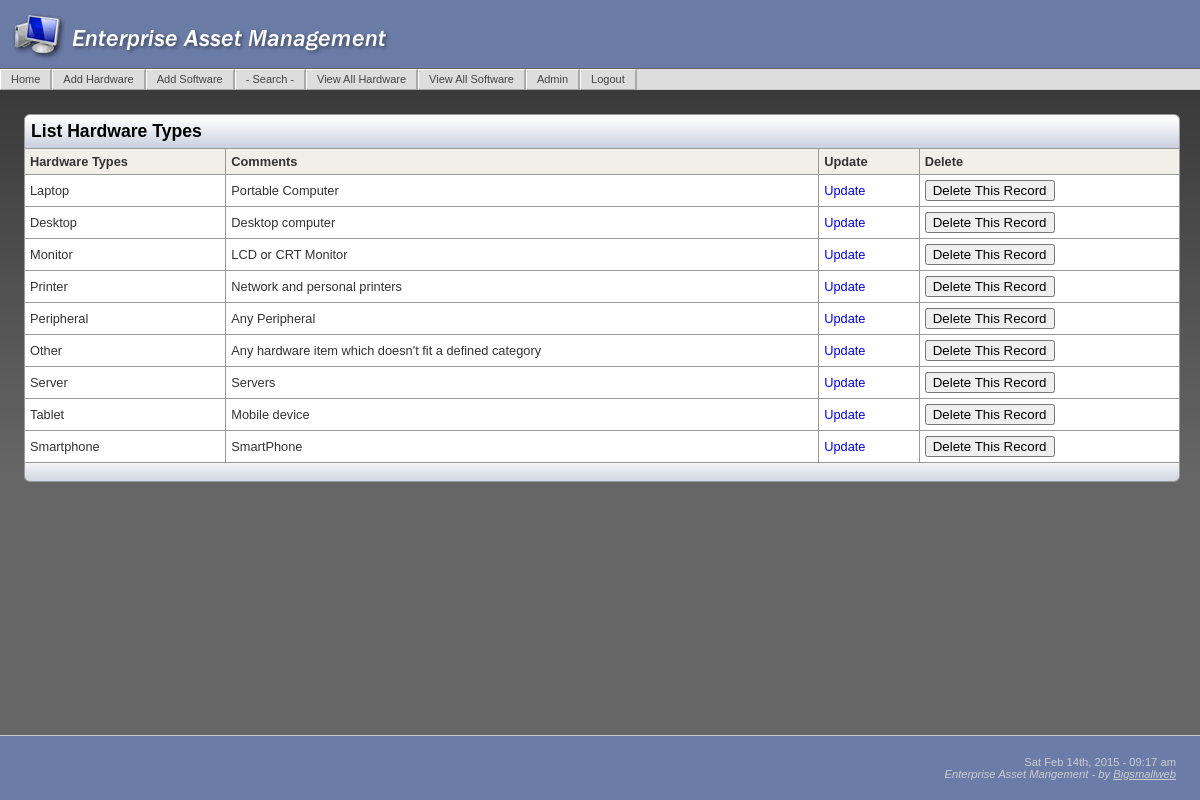
Screenshot of /HardwareTypeList.php (signed in) with the database file from the repository.
### tables this page shows
CREATE TABLE IF NOT EXISTS `assets_hardware_type` (
  `assets_hardware_type` varchar(15) NOT NULL default '',
  `id` int(11) NOT NULL auto_increment,
  `comments` text,
  PRIMARY KEY  (`id`)
);

### HardwareTypeList.php (the view, shortened to what this page needs)
<?php require_once('Connections/eam.php'); ?>
<?php
$query_rsHardwareTypes = "SELECT * FROM assets_hardware_type";
$rsHardwareTypes = mysql_query($query_rsHardwareTypes, $eam) or die(mysql_error());
$row_rsHardwareTypes = mysql_fetch_assoc($rsHardwareTypes);
 ?>
<?php include('includes/header.php'); ?>
<h3>List Hardware Types </h3>
<table width="600" class="table1">
  <tr>
    <th>Hardware Types </th>
    <th>Comments</th>
    <th>Update</th>
    <th>Delete</th>
  </tr>
  <?php do { ?>
    <tr>
      <td><?php echo $row_rsHardwareTypes['assets_hardware_type']; ?></td>
      <td><?php echo $row_rsHardwareTypes['comments']; ?></td>
      <td><a href="HardwareTypeUpdate.php?recordID=<?php echo $row_rsHardwareTypes['id']; ?>">Update</a></td>
      <td>
    	<form id="delRecord" name="delRecord" method="post" action="HardwareTypeDelete.php?recordID=<?php echo $row_rsHardwareTypes['id']; ?>">
           <input name="Submit" type="submit" class="red" value="Delete This Record" />
        </form>
      </td>
    </tr>
    <?php } while ($row_rsHardwareTypes = mysql_fetch_assoc($rsHardwareTypes)); ?>
</table>
<table class="pagination">
  <tr>
    <td>&nbsp;</td>
  </tr>
</table>
<?php include('includes/footer.php'); ?>

### includes/eam_main.css (style rules this page uses)
html, body { font-family: Verdana, Arial, Helvetica, sans-serif; background:url(../images/bkgd.jpg); background-repeat:repeat-x; background-position:top; background-color: #666; margin:0; text-align: center; color: #000000; font-size:100%; height:100% }
h1, h2, h3, h4 { font-family:"Trebuchet MS", Verdana, Arial, Helvetica, sans-serif; }
h3 { font-size:110%; padding:6px; margin:0; background-color:#DADFE9; border-top:1px solid #999; border-right:1px solid #999; border-left:1px solid #999; border-spacing:0px; border-collapse: collapse; background-image:url(../images/titleBk.gif); border-radius: 6px 6px 0 0; -moz-border-radius: 6px 6px 0 0; }
p, td { font-size:80%; }
th { font-size:80%; }
form { margin:0; padding:0; }
a { text-decoration:none; }
table a { display: block; width: 100%; }
.table1 { border-width: 1px; border-spacing:0px; border-style: solid; border-color: #999; border-collapse: collapse; background-color:#FFFFFF; width:100%; }
.table1 th { border-width: 1px; border-style: solid; border-color: #999; padding: 5px; background-color: #F2EFE9; text-align:left; color:#333; }
.table1 td { border-width: 1px; border-style: solid; border-color: #999; padding: 5px; text-align:left; color:#333; }
.pagination { width:100%; border-width: 1px; border-spacing:0px; border-style: solid; border-top:none; border-color: #999; background-color:#FFFFFF; background-image:url(../images/titleBk1.gif); margin:0 auto; border-radius: 0 0 6px 6px; -moz-border-radius:0 0 6px 6px; }
.pagination td { padding: 3px 10px; text-align:left; color:#666; font-size:68%; }

### rows the page displays
assets_hardware_type: assets_hardware_type "Laptop", comments "Portable Computer"
assets_hardware_type: assets_hardware_type "Desktop", comments "Desktop computer"
assets_hardware_type: assets_hardware_type "Monitor", comments "LCD or CRT Monitor"
assets_hardware_type: assets_hardware_type "Printer", comments "Network and personal printers"
assets_hardware_type: assets_hardware_type "Peripheral", comments "Any Peripheral"
assets_hardware_type: assets_hardware_type "Other", comments "Any hardware item which doesn't fit a defined category"
assets_hardware_type: assets_hardware_type "Server", comments "Servers"
assets_hardware_type: assets_hardware_type "Tablet", comments "Mobile device"
assets_hardware_type: assets_hardware_type "Smartphone", comments "SmartPhone"
